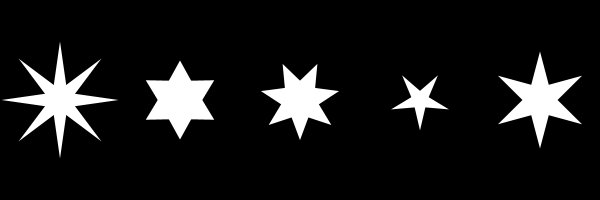
Frame 1 (no input)
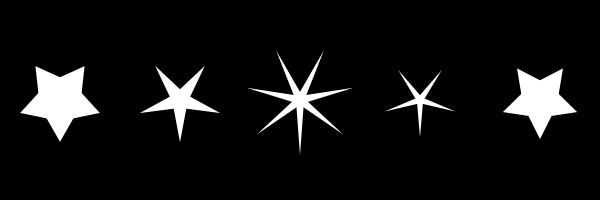
Frame 2 (the mouse pressed at the canvas centre, redrawn once)

The Processing sketch that drew these frames (run headless with seeded random() and noise(); the mouse was pressed at the canvas centre and the sketch redrawn once):

// Processing sketch: processing_20984
// ── processing_20984.pde

// takes the method for drawing a star and generalize it into a 
// function that can be easily re-used 

void setup() {
  size(600, 200);
  noStroke();
  smooth();
}

void draw() {
  background(0);

  for (int i=0; i < 5; i++) {
    float space = width/5; // the space in the between stars
    float x = space/2 + i * space; // the x position of each star    

    // randomize the parameters to create different stars!
    int points = int(random(5, 10));
    float thickness = random(5, 50);
    float dia = random(30, space/2);

    star(x, height/2, points, thickness, dia);
  }

  // stops the draw() loop from running, but don't exit the program
  noLoop();
}

//------------------------------------------------------------------------
// code for drawing a star
// takes 5 arguments
void star(float x, float y, int points, float thickness, float diameter) {
  float angle = TWO_PI / points; // TWO_PI = 360 degrees 
  pushMatrix(); // save the position / orientation of the origin
  translate(x, y); // move the origin where we want the star
  for (int i=0; i < points; i++) {
    rotate(angle); // rotate by the angle increment for each triangle
    triangle(-thickness/2, 0, 0, diameter, thickness/2, 0);
  }
  // restore the origin's orientation and position as it was when 
  // we first called pushMatrix() above
  popMatrix();
}
